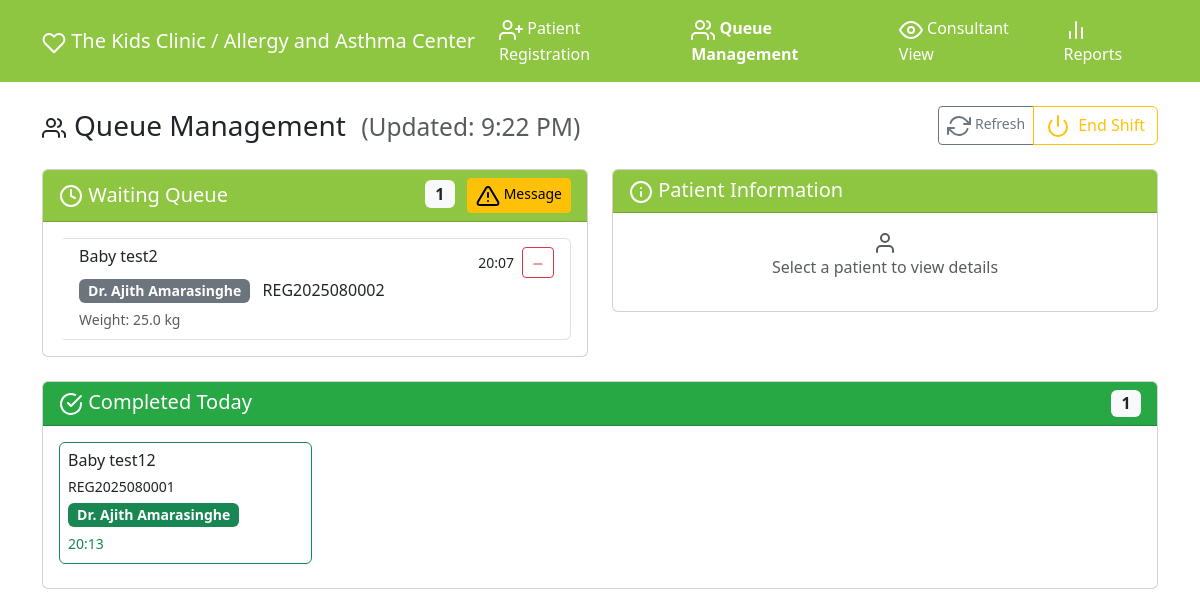
The page /queue_management on the database as committed earlier.
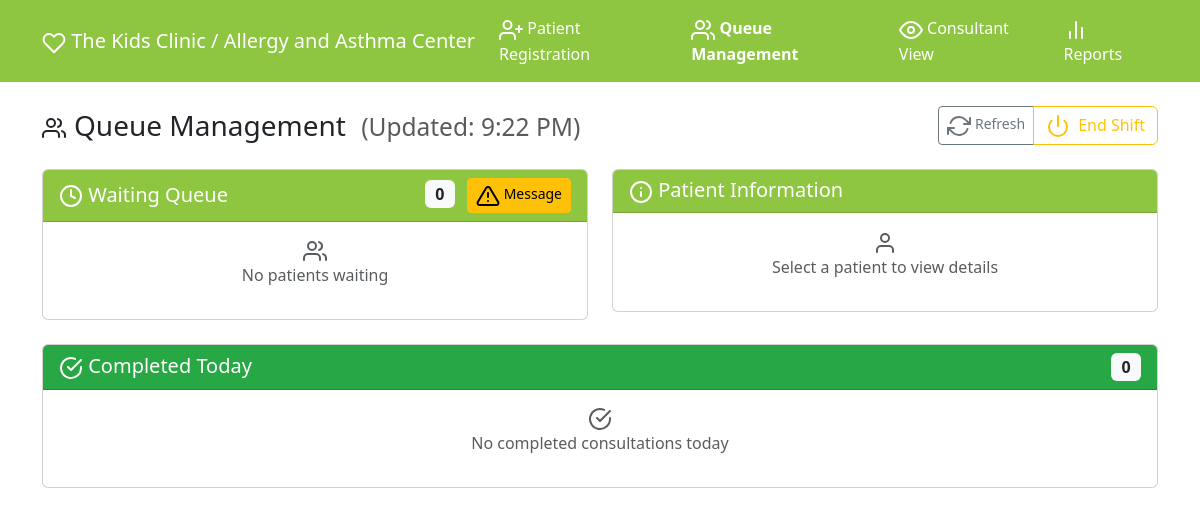
The same page on the database as committed later.
### models.py (models this page shows, shortened)
class Visit(db.Model):
    id = db.Column(db.Integer, primary_key=True)
    patient_id = db.Column(db.Integer, db.ForeignKey('patient.id'), nullable=False)
    consultant_id = db.Column(db.Integer, db.ForeignKey('consultant.id'), nullable=False)
    visit_date = db.Column(db.DateTime, nullable=False, default=lambda: datetime.now(SL_TZ).replace(tzinfo=None))
    status = db.Column(db.String(20), nullable=False, default='waiting')  # waiting, completed, incomplete, completed_archived
    completed_at = db.Column(db.DateTime)
    weight_kg = db.Column(db.Float, nullable=True)  # Patient weight in kg at time of visit
    consultant = db.relationship('Consultant', backref='visits')

class Patient(db.Model):
    id = db.Column(db.Integer, primary_key=True)
    registration_number = db.Column(db.String(20), unique=True, nullable=False)
    title = db.Column(db.String(10), nullable=True, default='')  # Baby, Mr., Mrs., Miss, Rev.
    full_name = db.Column(db.String(100), nullable=False)
    parent_name = db.Column(db.String(100), nullable=True)  # Made optional
    date_of_birth = db.Column(db.Date, nullable=False)
    address = db.Column(db.Text, nullable=False)
    contact_number = db.Column(db.String(20), nullable=False)
    email = db.Column(db.String(120), nullable=True)
    gender = db.Column(db.String(10), nullable=False)
    consultant_id = db.Column(db.Integer, db.ForeignKey('consultant.id'), nullable=False)
    created_at = db.Column(db.DateTime, nullable=False, default=lambda: datetime.now(SL_TZ).replace(tzinfo=None))
    consultant = db.relationship('Consultant', backref='patients')
    visits = db.relationship('Visit', backref='patient', cascade='all, delete-orphan')
    @property
    def display_name(self):
        if self.title and self.title.strip():
            return f"{self.title} {self.full_name}"
        return self.full_name

class Consultant(db.Model):
    id = db.Column(db.Integer, primary_key=True)
    name = db.Column(db.String(100), unique=True, nullable=False)
    consultation_fee = db.Column(db.Float, default=0.0, nullable=False)
    created_at = db.Column(db.DateTime, nullable=False, default=lambda: datetime.now(SL_TZ).replace(tzinfo=None))

### routes.py (the view)
@app.route('/queue_management')
def queue_management():
    today = date.today()
    consultants = Consultant.query.all()
    waiting_visits = Visit.query.join(Patient).join(Consultant).filter(
        Visit.status == 'waiting',
        func.date(Visit.visit_date) == today
    ).order_by(Visit.visit_date.asc()).all()
    completed_visits = Visit.query.join(Patient).join(Consultant).filter(
        Visit.status == 'completed',
        func.date(Visit.visit_date) == today
    ).order_by(Visit.completed_at.desc()).all()
    total_waiting = len(waiting_visits)
    total_completed = len(completed_visits)
    total_patients_today = total_waiting + total_completed
    return render_template('queue_management.html',
                         waiting_visits=waiting_visits,
                         completed_visits=completed_visits,
                         consultants=consultants,
                         total_waiting=total_waiting,
                         total_completed=total_completed,
                         total_patients_today=total_patients_today)

### templates/queue_management.html (shortened to what this page needs)
{% extends "base.html" %}
{% block content %}
<div class="d-flex justify-content-between align-items-center mb-4">
    <h3 class="text-nowrap mb-0">
        <i data-feather="users" class="me-2"></i>Queue Management
        <small class="text-muted ms-2" id="lastUpdate"></small>
    </h3>
    <div class="btn-group">
        <button type="button" class="btn btn-outline-secondary btn-sm" onclick="refreshNow()" title="Refresh queue now">
            <i data-feather="refresh-cw" class="me-1"></i>Refresh
        </button>
        <button type="button" class="btn btn-outline-warning" onclick="endShift()" title="End shift and clear queue">
            <i data-feather="power" class="me-2"></i>End Shift
        </button>
    </div>
</div>
<div class="row">
    <div class="col-md-6">
        <div class="card mb-4">
            <div class="card-header d-flex justify-content-between align-items-center" style="background-color: #8EC641; color: white;">
                <h5 class="mb-0">
                    <i data-feather="clock"></i>
                    Waiting Queue
                </h5>
                <div>
                    <span class="badge bg-light text-dark fs-6 me-2">{{ total_waiting }}</span>
                    <button type="button" class="btn btn-warning btn-sm" onclick="showEmergencyMessageModal()" title="Send emergency message to consultants">
                        <i data-feather="alert-triangle"></i> Message
                    </button>
                </div>
            </div>
            <div class="card-body" style="max-height: 500px; overflow-y: auto;">
                {% if waiting_visits %}
                    <div class="list-group">
                        {% for visit in waiting_visits %}
                            <div class="list-group-item list-group-item-action patient-item"
                                 data-reg-number="{{ visit.patient.registration_number }}"
                                 onclick="showPatientDetails('{{ visit.patient.registration_number }}')">
                                <div class="d-flex w-100 justify-content-between">
                                    <h6 class="mb-1">{{ visit.patient.display_name }}</h6>
                                    <div class="d-flex align-items-center">
                                        <small class="me-2">{{ visit.visit_date.strftime('%H:%M') }}</small>
                                        <button type="button" class="btn btn-outline-danger btn-sm"
                                                onclick="deletePatient(event, {{ visit.patient.id }}, '{{ visit.patient.display_name }}')"
                                                title="Delete patient">
                                            <i data-feather="minus" style="width: 14px; height: 14px;"></i>
                                        </button>
                                    </div>
                                </div>
                                <p class="mb-1">
                                    <span class="badge" style="background-color: {{ visit.consultant.color if visit.consultant.color else '#6c757d' }};">
                                        {{ visit.consultant.name }}
                                    </span>
                                    <span class="ms-2">{{ visit.patient.registration_number }}</span>
                                </p>
                                {% if visit.weight_kg %}
                                    <small class="text-muted">Weight: {{ visit.weight_kg }} kg</small>
                                {% endif %}
                            </div>
                        {% endfor %}
                    </div>
                {% else %}
                    <div class="text-center text-muted">
                        <i data-feather="users"></i>
                        <p>No patients waiting</p>
                    </div>
                {% endif %}
            </div>
        </div>
    </div>
    <div class="col-md-6">
        <div class="card mb-4">
            <div class="card-header" style="background-color: #8EC641; color: white;">
                <h5 class="mb-0">
                    <i data-feather="info"></i>
                    Patient Information
                </h5>
            </div>
            <div class="card-body">
                <div id="patientInfo">
                    <div class="text-center text-muted">
                        <i data-feather="user"></i>
                        <p>Select a patient to view details</p>
                    </div>
                </div>
            </div>
        </div>
    </div>
</div>
<div class="row">
    <div class="col-12">
        <div class="card">
            <div class="card-header d-flex justify-content-between align-items-center" style="background-color: #28a745; color: white;">
                <h5 class="mb-0">
                    <i data-feather="check-circle"></i>
                    Completed Today
                </h5>
                <span class="badge bg-light text-dark fs-6">{{ total_completed }}</span>
            </div>
            <div class="card-body" style="max-height: 300px; overflow-y: auto;">
                {% if completed_visits %}
                    <div class="row">
                        {% for visit in completed_visits %}
                            <div class="col-md-3 mb-2">
                                <div class="card border-success">
                                    <div class="card-body p-2">
                                        <h6 class="card-title mb-1">{{ visit.patient.display_name }}</h6>
                                        <p class="card-text mb-1">
                                            <small>{{ visit.patient.registration_number }}</small>
                                        </p>
                                        <p class="card-text mb-1">
                                            <span class="badge bg-success">{{ visit.consultant.name }}</span>
                                        </p>
                                        <small class="text-success">{{ visit.completed_at.strftime('%H:%M') }}</small>
                                    </div>
                                </div>
                            </div>
                        {% endfor %}
                    </div>
                {% else %}
                    <div class="text-center text-muted">
                        <i data-feather="check-circle"></i>
                        <p>No completed consultations today</p>
                    </div>
                {% endif %}
            </div>
        </div>
    </div>
</div>
{% endblock %}

### templates/base.html (shortened to what this page needs)
<!DOCTYPE html>
<html lang="en" data-bs-theme="light">
<head>
    <link href="https://cdn.jsdelivr.net/npm/bootstrap@5.3.0/dist/css/bootstrap.min.css" rel="stylesheet">
</head>
<body>
    <nav class="navbar navbar-expand-lg navbar-light" style="background-color: #8EC641;">
        <div class="container">
            <a class="navbar-brand text-white" href="{{ url_for('index') }}">
                <i data-feather="heart"></i>
                The Kids Clinic / Allergy and Asthma Center
            </a>
            <div class="collapse navbar-collapse" id="navbarNav">
                <ul class="navbar-nav ms-auto">
                    <li class="nav-item">
                        <a class="nav-link text-white {% if request.endpoint == 'receptionist' %}fw-bold{% endif %}"
                           href="{{ url_for('receptionist') }}">
                            <i data-feather="user-plus"></i>
                            Patient Registration
                        </a>
                    </li>
                    <li class="nav-item">
                        <a class="nav-link text-white {% if request.endpoint == 'queue_management' %}fw-bold{% endif %}"
                           href="{{ url_for('queue_management') }}">
                            <i data-feather="users"></i>
                            Queue Management
                        </a>
                    </li>
                    <li class="nav-item">
                        <a class="nav-link text-white {% if request.endpoint == 'consultant' %}fw-bold{% endif %}"
                           href="{{ url_for('consultant') }}">
                            <i data-feather="eye"></i>
                            Consultant View
                        </a>
                    </li>
                    <li class="nav-item">
                        <a class="nav-link text-white {% if request.endpoint == 'report' %}fw-bold{% endif %}"
                           href="{{ url_for('report') }}">
                            <i data-feather="bar-chart-2"></i>
                            Reports
                        </a>
                    </li>
                </ul>
            </div>
        </div>
    </nav>
    <main class="container my-4">
        {% block content %}{% endblock %}
    </main>
</body>
</html>

### templates/base.html (style rules this page uses)
.card-header h4, .card-header h5 { margin: 0; }
.badge { font-size: 0.875em; }

### templates/queue_management.html (style rules this page uses)
.card-header { font-weight: 600; }

Rows that differ between the two databases and show on the page:
removed Visit: patient.display_name "Baby test2", visit_date "20:07", consultant.name "Dr. Ajith Amarasinghe", patient.registration_number "REG2025080002", weight_kg "25.0", shown under "Waiting Queue"
removed Visit: patient.display_name "Baby test12", patient.registration_number "REG2025080001", consultant.name "Dr. Ajith Amarasinghe", completed_at "20:13", shown under "Completed Today"
Other text that changed with them:
{{ total_waiting }}: "1" → "0"
{{ total_completed }}: "1" → "0"
text now shown: "No patients waiting No completed consultations today"
